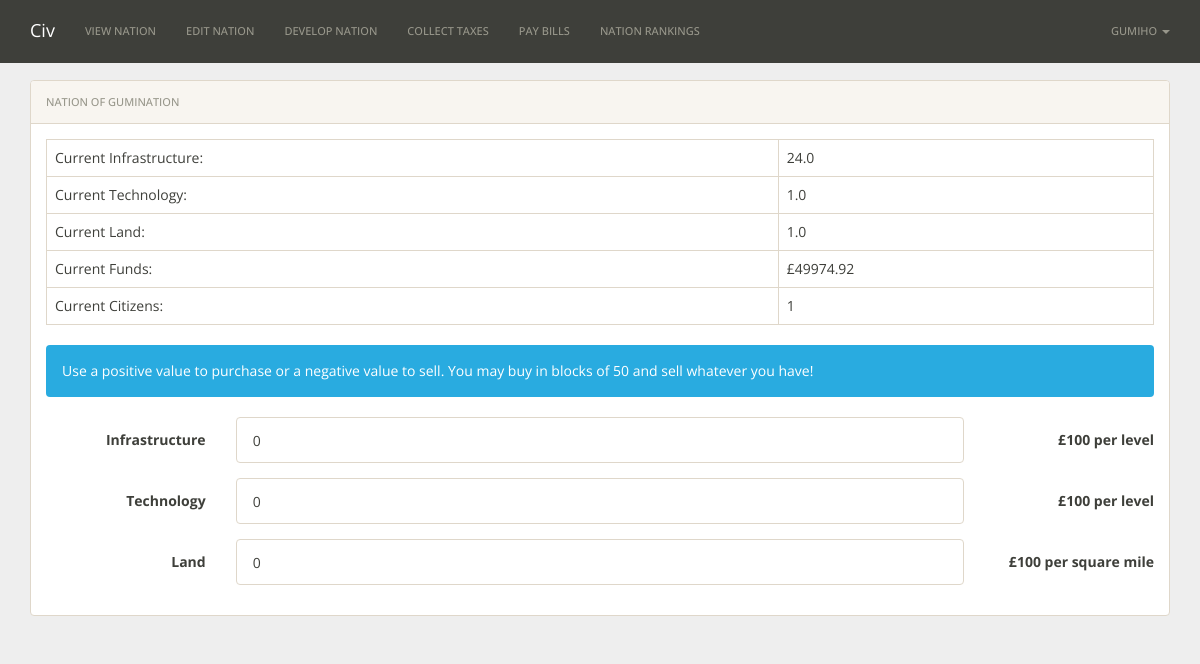
/expand/1/ (signed in), run on an earlier commit of the app's database.
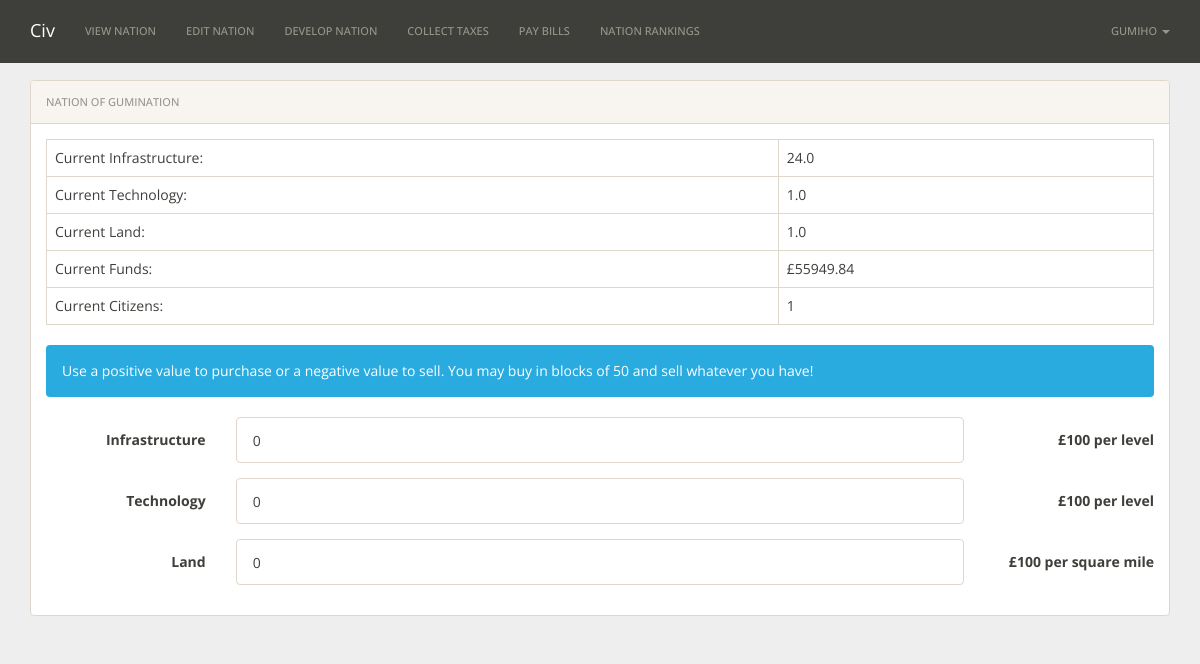
And on a later commit of the database.
### nations/models.py (models this page shows)
class Nation(models.Model):
    user = models.OneToOneField(User)
    nation_name = models.CharField(max_length=30)
    funds = models.DecimalField(default=10000.00, max_digits=19, decimal_places=2)
    government = models.CharField(max_length=30, default='Democratic')
    religion = models.CharField(max_length=30, default='None')
    infrastructure = models.FloatField(default=1.00)
    technology = models.FloatField(default=1.00)
    land = models.FloatField(default=1.00)
    resource1 = models.CharField(max_length=200)
    resource2 = models.CharField(max_length=200)
    peaceful = models.BooleanField(default=False)
    paid_bills = models.DateField()
    collect_taxes = models.DateField()
    tax_rate = models.IntegerField(default=20)
    citizens = models.IntegerField(default=1)

### nations/views.py (the view)
# urls.py: url(r'^expand/(?P<pk>\d+)/$', views.expandNationView.as_view(), name='expandNnation'),
class expandNationView(UpdateView, ModelFormMixin):
	model = Nation
	form_class = extendForm
	def get(self, request, pk):
		nation = Nation.objects.get(pk=pk)
		if request.user != nation.user:
			return redirect('noEntry')
		else:
			if request.GET.has_key('funds'):
				if request.GET['funds'] == 'True':
					error = True
				else:
					error = False
			else:
				error = False
			costs = {'infracost': self.calculate_cost(nation.infrastructure,1), 'techcost': self.calculate_cost(nation.technology,1), 'landcost': self.calculate_cost(nation.land,1)}
			return render_to_response('nations/nation_extend.html',{'form': extendForm(instance=nation), 'nation': Nation.objects.get(pk=pk), 'costs': costs, 'error': error},RequestContext(request))
	def post(self, request, pk):
		nation = Nation.objects.get(pk=pk)
		if request.user != nation.user:
			return redirect('noEntry')
		else:
			data = request.POST
			new_infrastructure = nation.infrastructure + int(data['infrastructure'])
			new_technology = nation.technology + int(data['technology'])
			new_land = nation.land + int(data['land'])
			cost = Decimal(self.calculate_cost(nation.infrastructure,int(data['infrastructure']))) + int(self.calculate_cost(nation.technology,int(data['technology']))) + int(self.calculate_cost(nation.land,int(data['land'])))
			if cost <= nation.funds:
				nation.infrastructure = new_infrastructure
				nation.technology = new_technology
				nation.land = new_land
				nation.citizens = int(new_infrastructure*5+new_land*2)
				nation.funds = nation.funds - cost
				nation.save()
				return redirect('/expand/' + pk)
			else:
				return redirect('/expand/' + pk + '?funds=True')
	def calculate_cost(self,level,amount):
		if amount == 0:
			cost = 0
		elif amount > 0:
			if level < 100:
				cost = 100 * amount
			elif level >= 100 and level < 1000:
				cost = 200 * amount
			elif level >= 1000 and level < 2000:
				cost = 400 * amount
			elif level >= 2000 and level < 3000:
				cost = 800 * amount
			else:
				cost = 1000 * amount
		else:
			cost = 5 * amount
		return cost

### nations/forms.py
class extendForm(forms.ModelForm):
   	class Meta:
		model = Nation
		fields = ['infrastructure','technology','land']

### nations/static/templates/nations/nation_extend.html (shortened to what this page needs)
{% extends "base.html" %}
{% block content %}
<div class="container">
	<div class="panel panel-default">
	    <div class="panel-heading">Nation of {{nation.nation_name}}</div>
	    <div class="panel-body">
	    	<table class="table table-bordered">
					<tr>
						<td>Current Infrastructure:</td>
						<td>{{nation.infrastructure}}</td>
					</tr>
					<tr>
						<td>Current Technology: </td>
						<td>{{nation.technology}}</td>
					</tr>
					<tr>
						<td>Current Land: </td>
						<td>{{nation.land}}</td>
					</tr>
					<tr>
						<td>Current Funds:</td>
						<td>£{{nation.funds}}</td>
					</tr>
					<tr>
						<td>Current Citizens:</td>
						<td>{{nation.citizens}}</td>
					</tr>
			</table>
			<div class="alert alert-info" role="alert">Use a positive value to purchase or a negative value to sell. You may buy in blocks of 50 and sell whatever you have!</div>
	    	<form class="form-horizontal" action="" role="form" method="post">
	    		<div class="form-group">
	    			<label for="infrastructure" class="col-sm-2 control-label">Infrastructure</label>
	    			<div class="col-sm-8">
	    				<input type="number" class="form-control" step="1" min="-{{nation.infrastructure}}" max="50" value="0" name="infrastructure">
	    			</div>
	    			<label for="infrastructure" class="col-sm-2 control-label">£{{costs.infracost}} per level</label>
	    		</div>
	    		<div class="form-group">
	    			<label for="technology" class="col-sm-2 control-label">Technology</label>
	    			<div class="col-sm-8">
	    				<input type="number" class="form-control" step="1" min="-{{nation.technology}}" max="50" value="0" name="technology">
	    			</div>
	    			<label for="technology" class="col-sm-2 control-label">£{{costs.techcost}} per level</label>
	    		</div>
	    		<div class="form-group">
	    			<label for="land" class="col-sm-2 control-label">Land</label>
	    			<div class="col-sm-8">
	    				<input type="number" class="form-control" step="1" max="50" min="-{{nation.land}}" value="0" name="land">
	    			</div>
	    			<label for="land" class="col-sm-2 control-label">£{{costs.landcost}} per square mile</label>
	    		</div>
		    </form>
		</div>
	</div>
</div>
{% endblock %}

What changed in the data, as far as the page shows it:
changed Nation "GUMINATION": funds "49974.92" → "55949.84"
